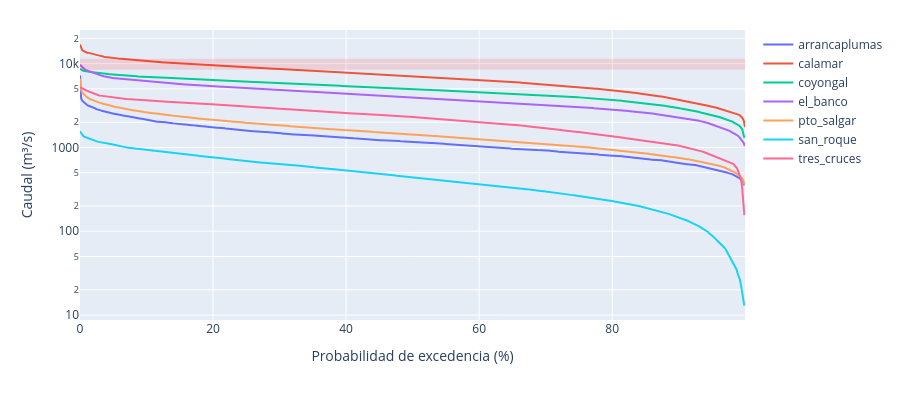

Notebook code for this chart:
### Markdown cell above
El régimen es bimodal. La mediana mensual desciende a 3.903 m³/s en marzo, alcanza un
máximo secundario de 8.120 m³/s en junio y asciende a 9.833 m³/s en diciembre, valor que se
aproxima a la descarga efectiva. Ese patrón se asocia al doble paso de la Zona de
Convergencia Intertropical sobre la cuenca, y su consecuencia para la tarea consiste en que
la clase positiva se concentra en noviembre y diciembre y, en menor medida, en el máximo de
mitad de año. El modelo incorpora la posición dentro del ciclo mediante componentes seno y
coseno de periodo anual y semianual, que representan ambos máximos sin introducir una
variable categórica por mes.

### Code cell
fig = go.Figure()
for e in ESTACIONES:
    s = caudales[e].dropna().sort_values(ascending=False).values
    p = 100 * (pd.Series(range(1, len(s) + 1)) / (len(s) + 1))
    paso = max(1, len(s) // 600)
    fig.add_trace(go.Scatter(x=p[::paso], y=s[::paso], name=e, mode="lines"))
fig.add_hrect(y0=LIM[0], y1=LIM[1], fillcolor="red", opacity=0.12, line_width=0)
fig.update_layout(xaxis_title="Probabilidad de excedencia (%)",
                  yaxis_title="Caudal (m³/s)", yaxis_type="log",
                  height=400, margin=dict(t=30))
fig

### Figure 1 — Plotly figure (JSON) as saved in the notebook; plotly's stock layout.template omitted (floating-point values rounded to 4 significant figures; data arrays with more than 128 entries replaced by an {"elided": "..."} marker saying what was removed)
{"data": [{"mode": "lines", "name": "arrancaplumas", "type": "scatter", "x": {"elided": "612 float values"}, "y": {"elided": "612 float values"}}, {"mode": "lines", "name": "calamar", "type": "scatter", "x": {"elided": "608 float values"}, "y": {"elided": "608 float values"}}, {"mode": "lines", "name": "coyongal", "type": "scatter", "x": {"elided": "608 float values"}, "y": {"elided": "608 float values"}}, {"mode": "lines", "name": "el_banco", "type": "scatter", "x": {"elided": "614 float values"}, "y": {"elided": "614 float values"}}, {"mode": "lines", "name": "pto_salgar", "type": "scatter", "x": {"elided": "604 float values"}, "y": {"elided": "604 float values"}}, {"mode": "lines", "name": "san_roque", "type": "scatter", "x": {"elided": "605 float values"}, "y": {"elided": "605 float values"}}, {"mode": "lines", "name": "tres_cruces", "type": "scatter", "x": {"elided": "622 float values"}, "y": {"elided": "622 float values"}}], "layout": {"height": 400, "margin": {"t": 30}, "shapes": [{"fillcolor": "red", "line": {"width": 0}, "opacity": 0.12, "type": "rect", "x0": 0, "x1": 1, "xref": "x domain", "y0": 8461.0, "y1": 11450.0, "yref": "y"}], "xaxis": {"title": {"text": "Probabilidad de excedencia (%)"}}, "yaxis": {"title": {"text": "Caudal (m³/s)"}, "type": "log"}}}
